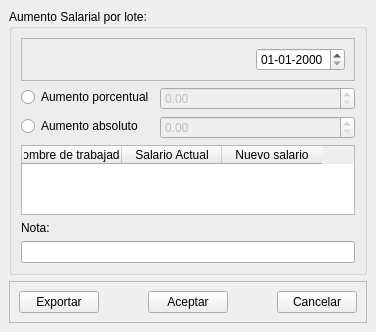
<?xml version="1.0" encoding="UTF-8"?>
<ui version="4.0">
 <class>MainWindow</class>
 <widget class="QMainWindow" name="MainWindow">
  <property name="geometry">
   <rect>
    <x>0</x>
    <y>0</y>
    <width>376</width>
    <height>297</height>
   </rect>
  </property>
  <property name="windowTitle">
   <string>Aumento de salario por lote</string>
  </property>
  <widget class="QWidget" name="centralwidget">
   <layout class="QVBoxLayout" name="verticalLayout_2">
    <item>
     <widget class="QGroupBox" name="groupBox">
      <property name="sizePolicy">
       <sizepolicy hsizetype="Preferred" vsizetype="Expanding">
        <horstretch>0</horstretch>
        <verstretch>0</verstretch>
       </sizepolicy>
      </property>
      <property name="title">
       <string>Aumento Salarial por lote:</string>
      </property>
      <layout class="QVBoxLayout" name="verticalLayout">
       <item>
        <widget class="QFrame" name="frame_2">
         <property name="frameShape">
          <enum>QFrame::StyledPanel</enum>
         </property>
         <property name="frameShadow">
          <enum>QFrame::Raised</enum>
         </property>
         <layout class="QHBoxLayout" name="horizontalLayout_2">
          <item>
           <spacer name="horizontalSpacer_4">
            <property name="orientation">
             <enum>Qt::Horizontal</enum>
            </property>
            <property name="sizeHint" stdset="0">
             <size>
              <width>264</width>
              <height>20</height>
             </size>
            </property>
           </spacer>
          </item>
          <item>
           <widget class="QDateEdit" name="fecha">
            <property name="displayFormat">
             <string>dd-MM-yyyy</string>
            </property>
           </widget>
          </item>
         </layout>
        </widget>
       </item>
       <item>
        <layout class="QFormLayout" name="formLayout">
         <item row="0" column="0">
          <widget class="QRadioButton" name="aumento_porc">
           <property name="toolTip">
            <string>&lt;html&gt;&lt;head/&gt;&lt;body&gt;&lt;p&gt;Al seleccionar aumento porcentual todos los trabajadores serán afectados por el mismo factor de aumento.&lt;/p&gt;&lt;/body&gt;&lt;/html&gt;</string>
           </property>
           <property name="text">
            <string>Aumento porcentual</string>
           </property>
          </widget>
         </item>
         <item row="1" column="0">
          <widget class="QRadioButton" name="aumento_abs">
           <property name="toolTip">
            <string>&lt;html&gt;&lt;head/&gt;&lt;body&gt;&lt;p&gt;Al seleccionar aumento absoluto todos los trabajadores recibirán un aumento de una catidad especifica de dinero.&lt;/p&gt;&lt;/body&gt;&lt;/html&gt;</string>
           </property>
           <property name="text">
            <string>Aumento absoluto</string>
           </property>
          </widget>
         </item>
         <item row="0" column="1">
          <widget class="QDoubleSpinBox" name="val_porcentual">
           <property name="enabled">
            <bool>false</bool>
           </property>
           <property name="minimum">
            <double>0.000000000000000</double>
           </property>
           <property name="maximum">
            <double>999.000000000000000</double>
           </property>
          </widget>
         </item>
         <item row="1" column="1">
          <widget class="QDoubleSpinBox" name="valor_absoluto">
           <property name="enabled">
            <bool>false</bool>
           </property>
           <property name="maximum">
            <double>99999999.989999994635582</double>
           </property>
          </widget>
         </item>
        </layout>
       </item>
       <item>
        <widget class="QTableWidget" name="tableWidget">
         <property name="sizePolicy">
          <sizepolicy hsizetype="Expanding" vsizetype="Expanding">
           <horstretch>0</horstretch>
           <verstretch>0</verstretch>
          </sizepolicy>
         </property>
         <property name="maximumSize">
          <size>
           <width>16777215</width>
           <height>16777215</height>
          </size>
         </property>
         <property name="toolTip">
          <string>&lt;html&gt;&lt;head/&gt;&lt;body&gt;&lt;p&gt;Listado de trabajadores activos suceptibles de aumento. No se toman en cuenta trabajadores suspendidos por alguna razón.&lt;/p&gt;&lt;/body&gt;&lt;/html&gt;</string>
         </property>
         <property name="sizeAdjustPolicy">
          <enum>QAbstractScrollArea::AdjustToContents</enum>
         </property>
         <property name="editTriggers">
          <set>QAbstractItemView::NoEditTriggers</set>
         </property>
         <property name="sortingEnabled">
          <bool>true</bool>
         </property>
         <column>
          <property name="text">
           <string>Nombre de trabajador</string>
          </property>
         </column>
         <column>
          <property name="text">
           <string>Salario Actual</string>
          </property>
         </column>
         <column>
          <property name="text">
           <string>Nuevo salario</string>
          </property>
         </column>
        </widget>
       </item>
       <item>
        <spacer name="verticalSpacer_2">
         <property name="orientation">
          <enum>Qt::Vertical</enum>
         </property>
         <property name="sizeHint" stdset="0">
          <size>
           <width>20</width>
           <height>40</height>
          </size>
         </property>
        </spacer>
       </item>
       <item>
        <widget class="QLabel" name="label">
         <property name="sizePolicy">
          <sizepolicy hsizetype="Preferred" vsizetype="Fixed">
           <horstretch>0</horstretch>
           <verstretch>0</verstretch>
          </sizepolicy>
         </property>
         <property name="text">
          <string>Nota:</string>
         </property>
        </widget>
       </item>
       <item>
        <widget class="QLineEdit" name="nota">
         <property name="toolTip">
          <string>&lt;html&gt;&lt;head/&gt;&lt;body&gt;&lt;p&gt;Coloque una nota relativa al aumento por lote. Es obligatorio para poder realizar el aumento por lote.&lt;/p&gt;&lt;/body&gt;&lt;/html&gt;</string>
         </property>
        </widget>
       </item>
       <item>
        <spacer name="verticalSpacer">
         <property name="orientation">
          <enum>Qt::Vertical</enum>
         </property>
         <property name="sizeHint" stdset="0">
          <size>
           <width>20</width>
           <height>40</height>
          </size>
         </property>
        </spacer>
       </item>
      </layout>
     </widget>
    </item>
    <item>
     <widget class="QFrame" name="frame">
      <property name="frameShape">
       <enum>QFrame::StyledPanel</enum>
      </property>
      <property name="frameShadow">
       <enum>QFrame::Raised</enum>
      </property>
      <layout class="QHBoxLayout" name="horizontalLayout">
       <item>
        <widget class="QPushButton" name="exportar">
         <property name="toolTip">
          <string>&lt;html&gt;&lt;head/&gt;&lt;body&gt;&lt;p&gt;Exporta el listado de trabajadores activos con sus respectivos salarios a una hoja de MS Excel.&lt;/p&gt;&lt;/body&gt;&lt;/html&gt;</string>
         </property>
         <property name="text">
          <string>Exportar</string>
         </property>
         <property name="icon">
          <iconset>
           <normaloff>iconos/excel.png</normaloff>iconos/excel.png</iconset>
         </property>
        </widget>
       </item>
       <item>
        <spacer name="horizontalSpacer">
         <property name="orientation">
          <enum>Qt::Horizontal</enum>
         </property>
         <property name="sizeHint" stdset="0">
          <size>
           <width>40</width>
           <height>20</height>
          </size>
         </property>
        </spacer>
       </item>
       <item>
        <widget class="QPushButton" name="aceptar">
         <property name="toolTip">
          <string>&lt;html&gt;&lt;head/&gt;&lt;body&gt;&lt;p&gt;Al presionar se procesará el aumento por lote&lt;/p&gt;&lt;/body&gt;&lt;/html&gt;</string>
         </property>
         <property name="text">
          <string>Aceptar</string>
         </property>
        </widget>
       </item>
       <item>
        <spacer name="horizontalSpacer_2">
         <property name="orientation">
          <enum>Qt::Horizontal</enum>
         </property>
         <property name="sizeHint" stdset="0">
          <size>
           <width>40</width>
           <height>20</height>
          </size>
         </property>
        </spacer>
       </item>
       <item>
        <widget class="QPushButton" name="cancelar">
         <property name="toolTip">
          <string>&lt;html&gt;&lt;head/&gt;&lt;body&gt;&lt;p&gt;Al presionar se cerrará la ventana.&lt;/p&gt;&lt;/body&gt;&lt;/html&gt;</string>
         </property>
         <property name="text">
          <string>Cancelar</string>
         </property>
        </widget>
       </item>
      </layout>
     </widget>
    </item>
   </layout>
  </widget>
 </widget>
 <resources/>
 <connections>
  <connection>
   <sender>aumento_porc</sender>
   <signal>clicked(bool)</signal>
   <receiver>val_porcentual</receiver>
   <slot>setEnabled(bool)</slot>
   <hints>
    <hint type="sourcelabel">
     <x>58</x>
     <y>48</y>
    </hint>
    <hint type="destinationlabel">
     <x>234</x>
     <y>51</y>
    </hint>
   </hints>
  </connection>
  <connection>
   <sender>aumento_porc</sender>
   <signal>clicked(bool)</signal>
   <receiver>valor_absoluto</receiver>
   <slot>setDisabled(bool)</slot>
   <hints>
    <hint type="sourcelabel">
     <x>58</x>
     <y>48</y>
    </hint>
    <hint type="destinationlabel">
     <x>234</x>
     <y>74</y>
    </hint>
   </hints>
  </connection>
  <connection>
   <sender>aumento_abs</sender>
   <signal>clicked(bool)</signal>
   <receiver>val_porcentual</receiver>
   <slot>setDisabled(bool)</slot>
   <hints>
    <hint type="sourcelabel">
     <x>54</x>
     <y>71</y>
    </hint>
    <hint type="destinationlabel">
     <x>234</x>
     <y>51</y>
    </hint>
   </hints>
  </connection>
  <connection>
   <sender>aumento_abs</sender>
   <signal>clicked(bool)</signal>
   <receiver>valor_absoluto</receiver>
   <slot>setEnabled(bool)</slot>
   <hints>
    <hint type="sourcelabel">
     <x>54</x>
     <y>71</y>
    </hint>
    <hint type="destinationlabel">
     <x>234</x>
     <y>74</y>
    </hint>
   </hints>
  </connection>
  <connection>
   <sender>aumento_abs</sender>
   <signal>clicked(bool)</signal>
   <receiver>val_porcentual</receiver>
   <slot>clear()</slot>
   <hints>
    <hint type="sourcelabel">
     <x>54</x>
     <y>71</y>
    </hint>
    <hint type="destinationlabel">
     <x>234</x>
     <y>51</y>
    </hint>
   </hints>
  </connection>
  <connection>
   <sender>aumento_porc</sender>
   <signal>clicked(bool)</signal>
   <receiver>valor_absoluto</receiver>
   <slot>clear()</slot>
   <hints>
    <hint type="sourcelabel">
     <x>58</x>
     <y>48</y>
    </hint>
    <hint type="destinationlabel">
     <x>234</x>
     <y>74</y>
    </hint>
   </hints>
  </connection>
 </connections>
</ui>
